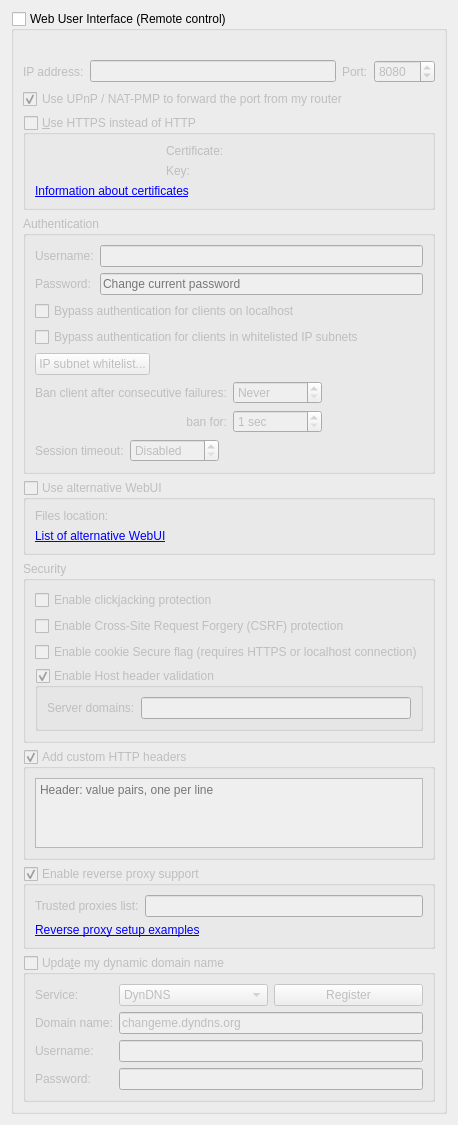
          <widget class="QWidget" name="scrollAreaWidgetContents_7">
           <property name="geometry">
            <rect>
             <x>0</x>
             <y>0</y>
             <width>382</width>
             <height>1045</height>
            </rect>
           </property>
           <layout class="QVBoxLayout" name="verticalLayout_23">
            <item>
             <widget class="QGroupBox" name="checkWebUI">
              <property name="title">
               <string>Web User Interface (Remote control)</string>
              </property>
              <property name="checkable">
               <bool>true</bool>
              </property>
              <property name="checked">
               <bool>false</bool>
              </property>
              <layout class="QVBoxLayout" name="verticalLayout_2">
               <item>
                <widget class="QLabel" name="labelWebUIError">
                 <property name="font">
                  <font>
                   <italic>true</italic>
                  </font>
                 </property>
                 <property name="text">
                  <string/>
                 </property>
                </widget>
               </item>
               <item>
                <layout class="QHBoxLayout" name="horizontalLayout_2">
                 <item>
                  <widget class="QLabel" name="lblWebUIAddress">
                   <property name="text">
                    <string>IP address:</string>
                   </property>
                  </widget>
                 </item>
                 <item>
                  <widget class="QLineEdit" name="textWebUIAddress">
                   <property name="toolTip">
                    <string>IP address that the Web UI will bind to.
Specify an IPv4 or IPv6 address. You can specify &quot;0.0.0.0&quot; for any IPv4 address,
&quot;::&quot; for any IPv6 address, or &quot;*&quot; for both IPv4 and IPv6.</string>
                   </property>
                  </widget>
                 </item>
                 <item>
                  <widget class="QLabel" name="lblWebUIPort">
                   <property name="text">
                    <string>Port:</string>
                   </property>
                  </widget>
                 </item>
                 <item>
                  <widget class="QSpinBox" name="spinWebUIPort">
                   <property name="minimum">
                    <number>1</number>
                   </property>
                   <property name="maximum">
                    <number>65535</number>
                   </property>
                   <property name="value">
                    <number>8080</number>
                   </property>
                  </widget>
                 </item>
                </layout>
               </item>
               <item>
                <widget class="QCheckBox" name="checkWebUIUPnP">
                 <property name="text">
                  <string>Use UPnP / NAT-PMP to forward the port from my router</string>
                 </property>
                 <property name="checked">
                  <bool>true</bool>
                 </property>
                </widget>
               </item>
               <item>
                <widget class="QGroupBox" name="checkWebUIHttps">
                 <property name="title">
                  <string>&amp;Use HTTPS instead of HTTP</string>
                 </property>
                 <property name="checkable">
                  <bool>true</bool>
                 </property>
                 <property name="checked">
                  <bool>false</bool>
                 </property>
                 <layout class="QGridLayout" name="gridLayout_11">
                  <item row="1" column="1">
                   <widget class="QLabel" name="lblWebUIKey">
                    <property name="text">
                     <string>Key:</string>
                    </property>
                   </widget>
                  </item>
                  <item row="0" column="1">
                   <widget class="QLabel" name="lblWebUICrt">
                    <property name="text">
                     <string>Certificate:</string>
                    </property>
                   </widget>
                  </item>
                  <item row="0" column="0">
                   <widget class="QLabel" name="lblSslCertStatus"/>
                  </item>
                  <item row="1" column="0">
                   <widget class="QLabel" name="lblSslKeyStatus"/>
                  </item>
                  <item row="2" column="0" colspan="3">
                   <widget class="QLabel" name="lblWebUICertInfo">
                    <property name="text">
                     <string>&lt;a href=https://httpd.apache.org/docs/current/ssl/ssl_faq.html#aboutcerts&gt;Information about certificates&lt;/a&gt;</string>
                    </property>
                    <property name="openExternalLinks">
                     <bool>true</bool>
                    </property>
                   </widget>
                  </item>
                  <item row="0" column="2">
                   <widget class="FileSystemPathLineEdit" name="textWebUIHttpsCert" native="true"/>
                  </item>
                  <item row="1" column="2">
                   <widget class="FileSystemPathLineEdit" name="textWebUIHttpsKey" native="true"/>
                  </item>
                 </layout>
                </widget>
               </item>
               <item>
                <widget class="QGroupBox" name="groupWebUIAuth">
                 <property name="title">
                  <string>Authentication</string>
                 </property>
                 <layout class="QVBoxLayout" name="verticalLayout_35">
                  <item>
                   <layout class="QGridLayout" name="gridLayout_8">
                    <item row="0" column="0">
                     <widget class="QLabel" name="lblWebUIUsername">
                      <property name="text">
                       <string>Username:</string>
                      </property>
                     </widget>
                    </item>
                    <item row="0" column="1">
                     <widget class="QLineEdit" name="textWebUIUsername"/>
                    </item>
                    <item row="1" column="0">
                     <widget class="QLabel" name="lblWebUIPassword">
                      <property name="text">
                       <string>Password:</string>
                      </property>
                     </widget>
                    </item>
                    <item row="1" column="1">
                     <widget class="QLineEdit" name="textWebUIPassword">
                      <property name="echoMode">
                       <enum>QLineEdit::EchoMode::Password</enum>
                      </property>
                      <property name="placeholderText">
                       <string>Change current password</string>
                      </property>
                     </widget>
                    </item>
                   </layout>
                  </item>
                  <item>
                   <widget class="QCheckBox" name="checkBypassLocalAuth">
                    <property name="text">
                     <string>Bypass authentication for clients on localhost</string>
                    </property>
                   </widget>
                  </item>
                  <item>
                   <widget class="QCheckBox" name="checkBypassAuthSubnetWhitelist">
                    <property name="text">
                     <string>Bypass authentication for clients in whitelisted IP subnets</string>
                    </property>
                   </widget>
                  </item>
                  <item>
                   <widget class="QPushButton" name="IPSubnetWhitelistButton">
                    <property name="sizePolicy">
                     <sizepolicy hsizetype="Fixed" vsizetype="Fixed">
                      <horstretch>0</horstretch>
                      <verstretch>0</verstretch>
                     </sizepolicy>
                    </property>
                    <property name="text">
                     <string>IP subnet whitelist...</string>
                    </property>
                   </widget>
                  </item>
                  <item>
                   <layout class="QGridLayout" name="gridLayout_10">
                    <item row="0" column="0">
                     <widget class="QLabel" name="lblBanCounter">
                      <property name="text">
                       <string>Ban client after consecutive failures:</string>
                      </property>
                     </widget>
                    </item>
                    <item row="0" column="2">
                     <spacer name="horizontalSpacer_15">
                      <property name="orientation">
                       <enum>Qt::Orientation::Horizontal</enum>
                      </property>
                      <property name="sizeHint" stdset="0">
                       <size>
                        <width>40</width>
                        <height>20</height>
                       </size>
                      </property>
                     </spacer>
                    </item>
                    <item row="0" column="1">
                     <widget class="QSpinBox" name="spinBanCounter">
                      <property name="specialValueText">
                       <string>Never</string>
                      </property>
                      <property name="maximum">
                       <number>2147483647</number>
                      </property>
                     </widget>
                    </item>
                    <item row="1" column="0">
                     <widget class="QLabel" name="lblBanDuration">
                      <property name="text">
                       <string>ban for:</string>
                      </property>
                      <property name="alignment">
                       <set>Qt::AlignmentFlag::AlignRight|Qt::AlignmentFlag::AlignTrailing|Qt::AlignmentFlag::AlignVCenter</set>
                      </property>
                     </widget>
                    </item>
                    <item row="1" column="1">
                     <widget class="QSpinBox" name="spinBanDuration">
                      <property name="suffix">
                       <string> sec</string>
                      </property>
                      <property name="minimum">
                       <number>1</number>
                      </property>
                      <property name="maximum">
                       <number>2147483647</number>
                      </property>
                     </widget>
                    </item>
                   </layout>
                  </item>
                  <item>
                   <layout class="QHBoxLayout" name="horizontalLayout_13">
                    <item>
                     <widget class="QLabel" name="lblSessionTimeout">
                      <property name="text">
                       <string>Session timeout:</string>
                      </property>
                     </widget>
                    </item>
                    <item>
                     <widget class="QSpinBox" name="spinSessionTimeout">
                      <property name="specialValueText">
                       <string>Disabled</string>
                      </property>
                      <property name="suffix">
                       <string> sec</string>
                      </property>
                      <property name="maximum">
                       <number>2147483647</number>
                      </property>
                     </widget>
                    </item>
                    <item>
                     <spacer name="horizontalSpacer_11">
                      <property name="orientation">
                       <enum>Qt::Orientation::Horizontal</enum>
                      </property>
                      <property name="sizeHint" stdset="0">
                       <size>
                        <width>40</width>
                        <height>20</height>
                       </size>
                      </property>
                     </spacer>
                    </item>
                   </layout>
                  </item>
                 </layout>
                </widget>
               </item>
               <item>
                <widget class="QGroupBox" name="groupAltWebUI">
                 <property name="title">
                  <string>Use alternative WebUI</string>
                 </property>
                 <property name="checkable">
                  <bool>true</bool>
                 </property>
                 <property name="checked">
                  <bool>false</bool>
                 </property>
                 <layout class="QVBoxLayout" name="verticalLayout_41">
                  <item>
                   <layout class="QHBoxLayout" name="horizontalLayout_5">
                    <item>
                     <widget class="QLabel" name="labelWebUIRootFolder">
                      <property name="text">
                       <string>Files location:</string>
                      </property>
                     </widget>
                    </item>
                    <item>
                     <widget class="FileSystemPathLineEdit" name="textWebUIRootFolder" native="true"/>
                    </item>
                   </layout>
                  </item>
                  <item>
                   <widget class="QLabel" name="lblAltWebUIList">
                    <property name="text">
                     <string>&lt;a href=&quot;https://github.com/qbittorrent/qBittorrent/wiki/List-of-known-alternate-WebUIs&quot;&gt;List of alternative WebUI&lt;/a&gt;</string>
                    </property>
                    <property name="openExternalLinks">
                     <bool>true</bool>
                    </property>
                   </widget>
                  </item>
                 </layout>
                </widget>
               </item>
               <item>
                <widget class="QGroupBox" name="groupBox_3">
                 <property name="title">
                  <string>Security</string>
                 </property>
                 <layout class="QVBoxLayout" name="verticalLayout_33">
                  <item>
                   <widget class="QCheckBox" name="checkClickjacking">
                    <property name="text">
                     <string>Enable clickjacking protection</string>
                    </property>
                   </widget>
                  </item>
                  <item>
                   <widget class="QCheckBox" name="checkCSRFProtection">
                    <property name="text">
                     <string>Enable Cross-Site Request Forgery (CSRF) protection</string>
                    </property>
                   </widget>
                  </item>
                  <item>
                   <widget class="QCheckBox" name="checkSecureCookie">
                    <property name="text">
                     <string>Enable cookie Secure flag (requires HTTPS or localhost connection)</string>
                    </property>
                   </widget>
                  </item>
                  <item>
                   <widget class="QGroupBox" name="groupHostHeaderValidation">
                    <property name="title">
                     <string>Enable Host header validation</string>
                    </property>
                    <property name="checkable">
                     <bool>true</bool>
                    </property>
                    <layout class="QVBoxLayout" name="verticalLayout_32">
                     <item>
                      <layout class="QHBoxLayout" name="horizontalLayout_10">
                       <item>
                        <widget class="QLabel" name="labelServerDomains">
                         <property name="text">
                          <string>Server domains:</string>
                         </property>
                        </widget>
                       </item>
                       <item>
                        <widget class="QLineEdit" name="textServerDomains">
                         <property name="toolTip">
                          <string>Whitelist for filtering HTTP Host header values.
In order to defend against DNS rebinding attack,
you should put in domain names used by WebUI server.

Use ';' to split multiple entries. Can use wildcard '*'.</string>
                         </property>
                        </widget>
                       </item>
                      </layout>
                     </item>
                    </layout>
                   </widget>
                  </item>
                 </layout>
                </widget>
               </item>
               <item>
                <widget class="QGroupBox" name="groupWebUIAddCustomHTTPHeaders">
                 <property name="title">
                  <string>Add custom HTTP headers</string>
                 </property>
                 <property name="checkable">
                  <bool>true</bool>
                 </property>
                 <layout class="QVBoxLayout" name="verticalLayout_8">
                  <item>
                   <widget class="QPlainTextEdit" name="textWebUICustomHTTPHeaders">
                    <property name="lineWrapMode">
                     <enum>QPlainTextEdit::LineWrapMode::NoWrap</enum>
                    </property>
                    <property name="placeholderText">
                     <string>Header: value pairs, one per line</string>
                    </property>
                   </widget>
                  </item>
                 </layout>
                </widget>
               </item>
               <item>
                <widget class="QGroupBox" name="groupEnableReverseProxySupport">
                 <property name="title">
                  <string>Enable reverse proxy support</string>
                 </property>
                 <property name="checkable">
                  <bool>true</bool>
                 </property>
                 <layout class="QVBoxLayout" name="verticalLayout_331">
                  <item>
                   <layout class="QHBoxLayout" name="horizontalLayout_131">
                    <item>
                     <widget class="QLabel" name="lblReverseProxiesList">
                      <property name="text">
                       <string>Trusted proxies list:</string>
                      </property>
                     </widget>
                    </item>
                    <item>
                     <widget class="QLineEdit" name="textTrustedReverseProxiesList">
                      <property name="toolTip">
                       <string>Specify reverse proxy IPs (or subnets, e.g. 0.0.0.0/24) in order to use forwarded client address (X-Forwarded-For header). Use ';' to split multiple entries.</string>
                      </property>
                     </widget>
                    </item>
                   </layout>
                  </item>
                  <item>
                   <widget class="QLabel" name="labelReverseProxyLink">
                    <property name="text">
                     <string>&lt;html&gt;&lt;head/&gt;&lt;body&gt;&lt;p&gt;&lt;a href=&quot;https://github.com/qbittorrent/qBittorrent/wiki#reverse-proxy-setup-for-webui-access&quot;&gt;&lt;span style=&quot; text-decoration: underline; color:#0000ff;&quot;&gt;Reverse proxy setup examples&lt;/span&gt;&lt;/a&gt;&lt;/p&gt;&lt;/body&gt;&lt;/html&gt;</string>
                    </property>
                   </widget>
                  </item>
                 </layout>
                </widget>
               </item>
               <item>
                <widget class="QGroupBox" name="checkDynDNS">
                 <property name="title">
                  <string>Upda&amp;te my dynamic domain name</string>
                 </property>
                 <property name="checkable">
                  <bool>true</bool>
                 </property>
                 <property name="checked">
                  <bool>false</bool>
                 </property>
                 <layout class="QFormLayout" name="formLayout_5">
                  <item row="0" column="0">
                   <widget class="QLabel" name="label_19">
                    <property name="text">
                     <string>Service:</string>
                    </property>
                   </widget>
                  </item>
                  <item row="0" column="1">
                   <layout class="QHBoxLayout" name="horizontalLayout_3">
                    <item>
                     <widget class="QComboBox" name="comboDNSService">
                      <item>
                       <property name="text">
                        <string notr="true">DynDNS</string>
                       </property>
                      </item>
                      <item>
                       <property name="text">
                        <string notr="true">No-IP</string>
                       </property>
                      </item>
                     </widget>
                    </item>
                    <item>
                     <widget class="QPushButton" name="registerDNSBtn">
                      <property name="text">
                       <string>Register</string>
                      </property>
                     </widget>
                    </item>
                   </layout>
                  </item>
                  <item row="1" column="0">
                   <widget class="QLabel" name="label_20">
                    <property name="text">
                     <string>Domain name:</string>
                    </property>
                   </widget>
                  </item>
                  <item row="1" column="1">
                   <widget class="QLineEdit" name="domainNameTxt">
                    <property name="text">
                     <string notr="true">changeme.dyndns.org</string>
                    </property>
                   </widget>
                  </item>
                  <item row="2" column="0">
                   <widget class="QLabel" name="label_21">
                    <property name="text">
                     <string>Username:</string>
                    </property>
                   </widget>
                  </item>
                  <item row="2" column="1">
                   <widget class="QLineEdit" name="DNSUsernameTxt"/>
                  </item>
                  <item row="3" column="0">
                   <widget class="QLabel" name="label_22">
                    <property name="text">
                     <string>Password:</string>
                    </property>
                   </widget>
                  </item>
                  <item row="3" column="1">
                   <widget class="QLineEdit" name="DNSPasswordTxt">
                    <property name="echoMode">
                     <enum>QLineEdit::EchoMode::Password</enum>
                    </property>
                   </widget>
                  </item>
                 </layout>
                </widget>
               </item>
              </layout>
             </widget>
            </item>
            <item>
             <spacer name="verticalSpacer">
              <property name="orientation">
               <enum>Qt::Orientation::Vertical</enum>
              </property>
              <property name="sizeHint" stdset="0">
               <size>
                <width>20</width>
                <height>40</height>
               </size>
              </property>
             </spacer>
            </item>
           </layout>
          </widget>
